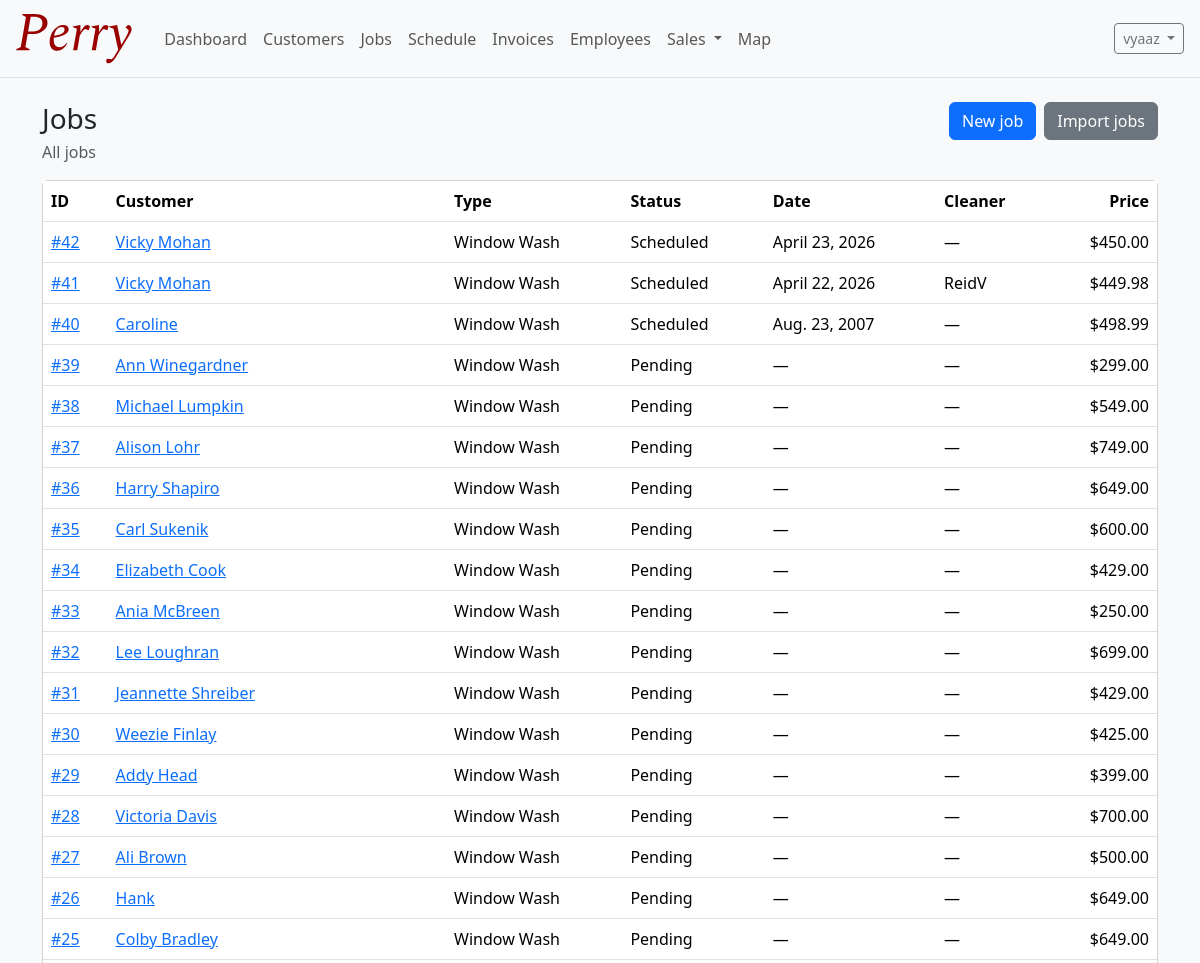
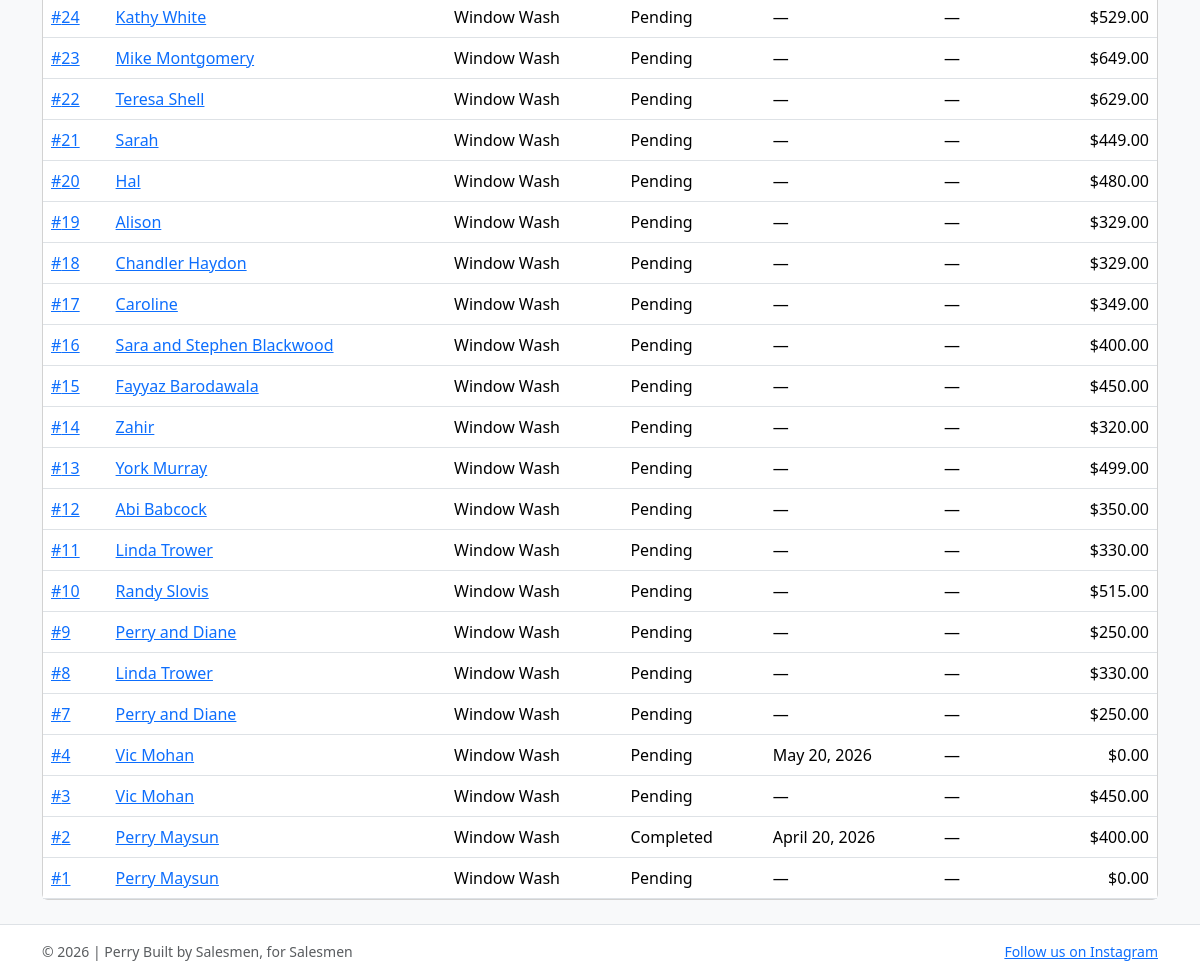
Page /jobs/ (signed in) on the committed database (2 pictures, top to bottom).
### accounts/models.py (models this page shows, shortened)
class User(AbstractUser):
    email = models.EmailField(blank=True)
    phone_number = models.CharField(max_length=30, blank=True)
    role = models.CharField(max_length=20, choices=UserRole.choices, default=UserRole.SELLER)
    profile_image = models.ImageField(upload_to="profile_pics/", null=True, blank=True)
    commission_tier = models.CharField(
        max_length=20, choices=CommissionTier.choices, default=CommissionTier.AMATEUR
    )
    commission_override_percentage = models.DecimalField(
        max_digits=5,
        decimal_places=2,
        null=True,
        blank=True,
        help_text="If set, overrides the tier percentage (e.g. 12.5 for 12.5%).",
    )
    hire_date = models.DateField(null=True, blank=True, default=timezone.now)
    def get_full_name(self) -> str:  # type: ignore[override]
        full = f"{self.first_name} {self.last_name}".strip()
        return full or self.username

### jobs/models.py (models this page shows, shortened)
class Job(models.Model):
    customer = models.ForeignKey("customers.Customer", on_delete=models.CASCADE, related_name="jobs")
    sale = models.OneToOneField("sales.Sale", on_delete=models.SET_NULL, null=True, blank=True, related_name="job")
    created_by = models.ForeignKey(
        settings.AUTH_USER_MODEL, on_delete=models.PROTECT, related_name="created_jobs"
    )
    assigned_cleaner = models.ForeignKey(
        settings.AUTH_USER_MODEL,
        on_delete=models.PROTECT,
        null=True,
        blank=True,
        related_name="assigned_jobs",
        limit_choices_to={"role__in": ["CLEANER", "BOTH"]},
    )
    job_type = models.CharField(max_length=30, choices=JobType.choices, default=JobType.WINDOW_WASH)
    description = models.TextField(blank=True)
    estimated_time = models.PositiveIntegerField(help_text="Minutes", default=120)  # 2 hours default
    price = models.DecimalField(max_digits=10, decimal_places=2, default=0)
    status = models.CharField(max_length=20, choices=JobStatus.choices, default=JobStatus.PENDING)
    scheduled_date = models.DateField(null=True, blank=True)
    scheduled_start_time = models.TimeField(null=True, blank=True)
    scheduled_end_time = models.TimeField(null=True, blank=True)
    completion_date = models.DateField(null=True, blank=True)
    created_at = models.DateTimeField(auto_now_add=True)
    class Meta:
        ordering = ["-created_at"]

### customers/models.py (models this page shows, shortened)
class Customer(models.Model):
    first_name = models.CharField(max_length=80)
    last_name = models.CharField(max_length=80)
    phone = models.CharField(max_length=30, blank=True)
    email = models.EmailField(blank=True)
    address = models.CharField(max_length=255, blank=True)
    city = models.CharField(max_length=120, blank=True)
    state = models.CharField(max_length=60, blank=True)
    zip_code = models.CharField(max_length=20, blank=True)
    notes = models.TextField(blank=True)
    first_job_date = models.DateField(null=True, blank=True)
    created_at = models.DateTimeField(auto_now_add=True)
    updated_at = models.DateTimeField(auto_now=True)
    class Meta:
        ordering = ["last_name", "first_name"]
    def __str__(self) -> str:
        return f"{self.first_name} {self.last_name}".strip()

### jobs/views.py (the view)
# urls.py: path("", job_list, name="job_list"),
@login_required
def job_list(request):
    qs = Job.objects.select_related("customer", "created_by", "assigned_cleaner")
    if getattr(request.user, "role", None) == "CLEANER":
        qs = qs.filter(assigned_cleaner=request.user)
    jobs = qs[:200]
    return render(request, "jobs/job_list.html", {"jobs": jobs})

### templates/jobs/job_list.html (shortened to what this page needs)
{% extends "base.html" %}
{% block content %}
  <div class="d-flex justify-content-between align-items-start gap-3 flex-wrap mb-3">
    <div>
      <h1 class="h3 mb-1">Jobs</h1>
      <div class="text-muted">All jobs{% if user.role == "CLEANER" %} assigned to you{% endif %}</div>
    </div>
    <div class="d-flex gap-2 flex-wrap">
      {% if user.role != "CLEANER" %}
        <a class="btn btn-primary" href="{% url 'job_create' %}">New job</a>
        <a class="btn btn-secondary" href="{% url 'job_import' %}">Import jobs</a>
      {% endif %}
    </div>
  </div>
  <div class="card">
    <div class="table-responsive">
      <table class="table mb-0 align-middle">
        <thead>
          <tr>
            <th>ID</th>
            <th>Customer</th>
            <th>Type</th>
            <th>Status</th>
            <th>Date</th>
            <th>Cleaner</th>
            <th class="text-end">Price</th>
          </tr>
        </thead>
        <tbody>
          {% for j in jobs %}
            <tr>
              <td><a href="{% url 'job_detail' j.pk %}">#{{ j.pk }}</a></td>
              <td><a href="{% url 'customer_detail' j.customer.pk %}">{{ j.customer }}</a></td>
              <td>{{ j.get_job_type_display }}</td>
              <td>{{ j.get_status_display }}</td>
              <td>{{ j.scheduled_date|default:"—" }}</td>
              <td>{{ j.assigned_cleaner|default:"—" }}</td>
              <td class="text-end">${{ j.price }}</td>
            </tr>
          {% empty %}
            <tr><td colspan="7" class="text-muted py-3">No jobs yet.</td></tr>
          {% endfor %}
        </tbody>
      </table>
    </div>
  </div>
{% endblock %}

### templates/base.html (shortened to what this page needs)
{% load static %}
<!doctype html>
<html lang="en">
  <head>
    <link
      href="https://cdn.jsdelivr.net/npm/bootstrap@5.3.3/dist/css/bootstrap.min.css"
      rel="stylesheet"
    />
  </head>
  <body class="d-flex flex-column min-vh-100 bg-light">
    <nav class="navbar navbar-expand-lg bg-body-tertiary border-bottom">
      <div class="container-fluid px-3">
        <a class="navbar-brand" href="{% url 'dashboard' %}">
          <img src="{% static 'images/PerryLogoOfficial.svg' %}" alt="Perry" height="50" class="d-inline-block align-text-top me-2" />
        </a>
        <div class="collapse navbar-collapse" id="navbarMain">
          <ul class="navbar-nav me-auto mb-2 mb-lg-0">
            <li class="nav-item">
              <a class="nav-link" href="{% url 'dashboard' %}">Dashboard</a>
            </li>
            <li class="nav-item">
              <a class="nav-link" href="{% url 'customer_list' %}">Customers</a>
            </li>
            <li class="nav-item">
              <a class="nav-link" href="{% url 'job_list' %}">Jobs</a>
            </li>
            <li class="nav-item">
              <a class="nav-link" href="{% url 'schedule_list' %}">Schedule</a>
            </li>
            <li class="nav-item">
              <a class="nav-link" href="{% url 'invoice_list' %}">Invoices</a>
            </li>
            {% if user.is_authenticated %}
              <li class="nav-item">
                <a class="nav-link" href="{% url 'employees_list' %}">Employees</a>
              </li>
            {% endif %}
            {% if user.is_authenticated %}
              <li class="nav-item dropdown">
                <a class="nav-link dropdown-toggle" href="#" role="button" data-bs-toggle="dropdown" aria-expanded="false">
                  Sales
                </a>
              </li>
            {% endif %}
            <li class="nav-item">
              <a class="nav-link" href="{% url 'map' %}">Map</a>
            </li>
          </ul>
          <div class="d-flex gap-2">
            {% if user.is_authenticated %}
              <div class="dropdown">
                <button class="btn btn-outline-secondary btn-sm dropdown-toggle" data-bs-toggle="dropdown">
                  {{ user.get_full_name|default:user.username }}
                </button>
              </div>
            {% else %}
              <a class="btn btn-outline-secondary btn-sm" href="{% url 'register' %}">Sign Up</a>
              <a class="btn btn-primary btn-sm" href="{% url 'login' %}">Login</a>
            {% endif %}
          </div>
        </div>
      </div>
    </nav>
    <main class="flex-grow-1">
      <div class="container py-4">
        {% block content %}{% endblock %}
      </div>
    </main>
    <footer class="border-top bg-white">
      <div class="container py-3 small text-muted d-flex justify-content-between gap-3 flex-wrap">
        <span>&copy; {% now "Y" %} | Perry Built by Salesmen, for Salesmen</span>
        <span><a href="https://www.instagram.com/collegiatecleanersllc" target="_blank">Follow us on Instagram</a></span>
      </div>
    </footer>
  </body>
</html>

### rows in the picture
User: get_full_name "vyaaz"
Job: pk "42", customer "Vicky Mohan", job_type "Window Wash", status "Scheduled", scheduled_date "April 23, 2026", assigned_cleaner "—", price "450.00"
Job: pk "41", customer "Vicky Mohan", job_type "Window Wash", status "Scheduled", scheduled_date "April 22, 2026", assigned_cleaner "ReidV", price "449.98"
Job: pk "40", customer "Caroline", job_type "Window Wash", status "Scheduled", scheduled_date "Aug. 23, 2007", assigned_cleaner "—", price "498.99"
Job: pk "39", customer "Ann Winegardner", job_type "Window Wash", status "Pending", scheduled_date "—", assigned_cleaner "—", price "299.00"
Job: pk "38", customer "Michael Lumpkin", job_type "Window Wash", status "Pending", scheduled_date "—", assigned_cleaner "—", price "549.00"
Job: pk "37", customer "Alison Lohr", job_type "Window Wash", status "Pending", scheduled_date "—", assigned_cleaner "—", price "749.00"
Job: pk "36", customer "Harry Shapiro", job_type "Window Wash", status "Pending", scheduled_date "—", assigned_cleaner "—", price "649.00"
Job: pk "35", customer "Carl Sukenik", job_type "Window Wash", status "Pending", scheduled_date "—", assigned_cleaner "—", price "600.00"
Job: pk "34", customer "Elizabeth Cook", job_type "Window Wash", status "Pending", scheduled_date "—", assigned_cleaner "—", price "429.00"
Job: pk "33", customer "Ania McBreen", job_type "Window Wash", status "Pending", scheduled_date "—", assigned_cleaner "—", price "250.00"
Job: pk "32", customer "Lee Loughran", job_type "Window Wash", status "Pending", scheduled_date "—", assigned_cleaner "—", price "699.00"
Job: pk "31", customer "Jeannette Shreiber", job_type "Window Wash", status "Pending", scheduled_date "—", assigned_cleaner "—", price "429.00"
Job: pk "30", customer "Weezie Finlay", job_type "Window Wash", status "Pending", scheduled_date "—", assigned_cleaner "—", price "425.00"
Job: pk "29", customer "Addy Head", job_type "Window Wash", status "Pending", scheduled_date "—", assigned_cleaner "—", price "399.00"
Job: pk "28", customer "Victoria Davis", job_type "Window Wash", status "Pending", scheduled_date "—", assigned_cleaner "—", price "700.00"
Job: pk "27", customer "Ali Brown", job_type "Window Wash", status "Pending", scheduled_date "—", assigned_cleaner "—", price "500.00"
Job: pk "26", customer "Hank", job_type "Window Wash", status "Pending", scheduled_date "—", assigned_cleaner "—", price "649.00"
Job: pk "25", customer "Colby Bradley", job_type "Window Wash", status "Pending", scheduled_date "—", assigned_cleaner "—", price "649.00"
Job: pk "24", customer "Kathy White", job_type "Window Wash", status "Pending", scheduled_date "—", assigned_cleaner "—", price "529.00"
Job: pk "23", customer "Mike Montgomery", job_type "Window Wash", status "Pending", scheduled_date "—", assigned_cleaner "—", price "649.00"
Job: pk "22", customer "Teresa Shell", job_type "Window Wash", status "Pending", scheduled_date "—", assigned_cleaner "—", price "629.00"
Job: pk "21", customer "Sarah", job_type "Window Wash", status "Pending", scheduled_date "—", assigned_cleaner "—", price "449.00"
Job: pk "20", customer "Hal", job_type "Window Wash", status "Pending", scheduled_date "—", assigned_cleaner "—", price "480.00"
Job: pk "19", customer "Alison", job_type "Window Wash", status "Pending", scheduled_date "—", assigned_cleaner "—", price "329.00"
Job: pk "18", customer "Chandler Haydon", job_type "Window Wash", status "Pending", scheduled_date "—", assigned_cleaner "—", price "329.00"
Job: pk "17", customer "Caroline", job_type "Window Wash", status "Pending", scheduled_date "—", assigned_cleaner "—", price "349.00"
Job: pk "16", customer "Sara and Stephen Blackwood", job_type "Window Wash", status "Pending", scheduled_date "—", assigned_cleaner "—", price "400.00"
Job: pk "15", customer "Fayyaz Barodawala", job_type "Window Wash", status "Pending", scheduled_date "—", assigned_cleaner "—", price "450.00"
Job: pk "14", customer "Zahir", job_type "Window Wash", status "Pending", scheduled_date "—", assigned_cleaner "—", price "320.00"
Job: pk "13", customer "York Murray", job_type "Window Wash", status "Pending", scheduled_date "—", assigned_cleaner "—", price "499.00"
Job: pk "12", customer "Abi Babcock", job_type "Window Wash", status "Pending", scheduled_date "—", assigned_cleaner "—", price "350.00"
Job: pk "11", customer "Linda Trower", job_type "Window Wash", status "Pending", scheduled_date "—", assigned_cleaner "—", price "330.00"
Job: pk "10", customer "Randy Slovis", job_type "Window Wash", status "Pending", scheduled_date "—", assigned_cleaner "—", price "515.00"
Job: pk "9", customer "Perry and Diane", job_type "Window Wash", status "Pending", scheduled_date "—", assigned_cleaner "—", price "250.00"
Job: pk "8", customer "Linda Trower", job_type "Window Wash", status "Pending", scheduled_date "—", assigned_cleaner "—", price "330.00"
Job: pk "7", customer "Perry and Diane", job_type "Window Wash", status "Pending", scheduled_date "—", assigned_cleaner "—", price "250.00"
Job: pk "4", customer "Vic Mohan", job_type "Window Wash", status "Pending", scheduled_date "May 20, 2026", assigned_cleaner "—", price "0.00"
Job: pk "3", customer "Vic Mohan", job_type "Window Wash", status "Pending", scheduled_date "—", assigned_cleaner "—", price "450.00"
Job: pk "2", customer "Perry Maysun", job_type "Window Wash", status "Completed", scheduled_date "April 20, 2026", assigned_cleaner "—", price "400.00"
Job: pk "1", customer "Perry Maysun", job_type "Window Wash", status "Pending", scheduled_date "—", assigned_cleaner "—", price "0.00"
